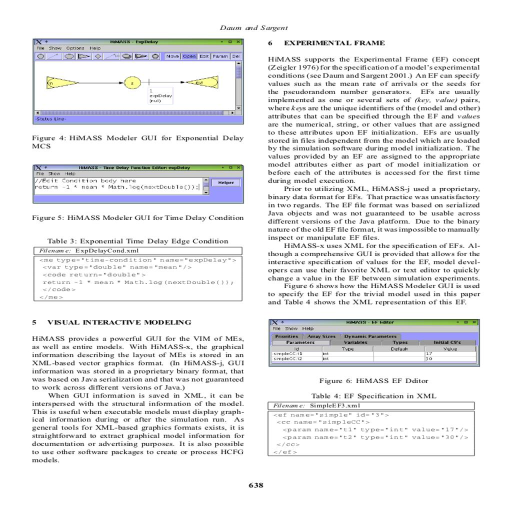
#> input picture Trial/10.1.1.1.2010_5.jpg, 1024 x 1024 px, found by its file name (shown at 1/2 size)
$ jupyter execute --allow-errors EDA-ICDAR_P1.ipynb   (shell and % lines are left out)   (text cells are left out)
#> lines starting #> are read from the running program, lines starting #| are printed output that depends on the picture; pictures that were not available may be replaced by others from this repository, and a replacement may not be noted
[cell 1]
#import libraries

import os
import math
import cv2
import struct
import glob
from tqdm import tqdm
from PIL import Image
import pandas as pd
import numpy as np
import matplotlib.pyplot as plt
import matplotlib.image as mpimg
import seaborn as sns
import xml.etree.ElementTree as ET

[cell 2]
PROCESSED_DATA = './ICDAR/ICDAR_Processed'
IMAGE_PATH = os.path.join(PROCESSED_DATA, 'image')
TABLE_MASK_PATH = os.path.join(PROCESSED_DATA, 'table_mask')
COL_MASK_PATH = os.path.join(PROCESSED_DATA, 'col_mask')
ORIG_DATA_PATH = '.\ICDAR\ICDAR2019_cTDaR/training\TRACKB1\ground_truth'

[cell 3]
os.makedirs(PROCESSED_DATA, exist_ok = True)
os.makedirs(IMAGE_PATH, exist_ok = True)
os.makedirs(TABLE_MASK_PATH, exist_ok = True)
os.makedirs(COL_MASK_PATH, exist_ok = True)

[cell 4]
import xml.etree.ElementTree as ET
#> (the rest of this cell did not finish here and is left out)

[cell 5]
# Function to set a value in the table
def set_value(table, row, col, value):
    table[(row, col)] = value

# Function to get a value from the table
def get_value(table, row, col):
    return table.get((row, col), None)

[cell 6]
import math
# [37 lines left out: function parrange, not called in this run]

[cell 7]
def string_to_points(coord_string):
    points = coord_string.split()
    return [tuple(map(int, point.split(','))) for point in points]

[cell 8]
# [33 lines left out: function getall, not called in this run]

[cell 9]
# [6 lines left out: function customsort, not called in this run]

[cell 10]
# [65 lines left out: function toplot, not called in this run]

[cell 11]
from PIL import Image, ImageDraw

# [4 lines left out: function get_image_dimensions, not called in this run]

[cell 12]
xmls = glob.glob('./ICDAR/ICDAR2019_cTDaR/training/TRACKB1/ground_truth' + '/*.xml')
jpgs = glob.glob('./ICDAR/ICDAR2019_cTDaR/training/TRACKB1/ground_truth' + '/*.jpg')

[cell 13]
xmls

[cell 14]
jpgs

[cell 15]
# Convert a PNG image to JPEG
# [28 lines left out: functions convert_png_to_jpg, convert_tiff_to_jpg, not called in this run]

# Example usage:

# convert_png_to_jpg("image.png", "image.jpg")
# convert_tiff_to_jpg("image.tif", "image.jpg")

[cell 16]
tifs = glob.glob('./ICDAR/ICDAR2019_cTDaR/training/TRACKB1/ground_truth' + '/*.TIFF')
pngs = glob.glob('./ICDAR/ICDAR2019_cTDaR/training/TRACKB1/ground_truth' + '/*.png')

[cell 17]
tifs

[cell 18]
for i in tifs:
    input_path = i
    output_path = input_path.replace('.TIFF', '.jpg')
    convert_tiff_to_jpg(input_path, output_path)
    print(output_path)

[cell 19]
for i in pngs:
    input_path = i
    output_path = input_path.replace('.png', '.jpg')
    convert_png_to_jpg(input_path, output_path)
    print(output_path)

[cell 20]
len(xmls)

[cell 21]
len(jpgs)

[cell 22]
fig = plt.figure(figsize = (10, 5))

x = ['XML', 'JPG']
y = [len(xmls), len(jpgs)]
plt.bar(x, y,width = 0.4)
plt.title('Distribution of Image files and Ground Truth')
plt.show()
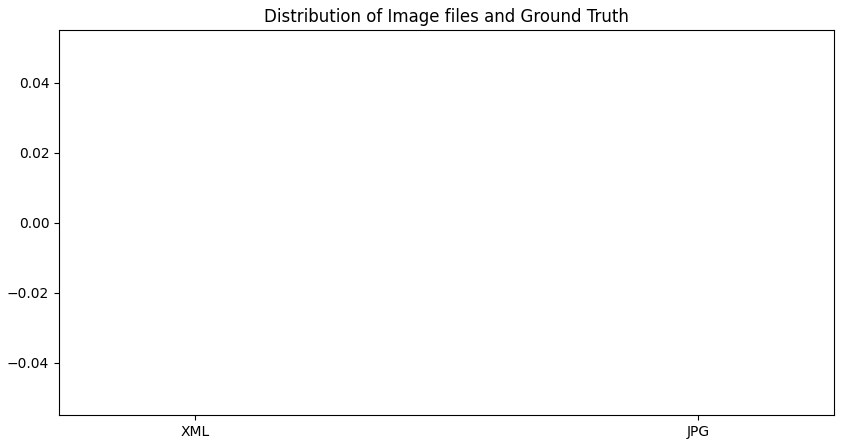
#> figure drawn by matplotlib, 1 panel

[cell 23]
new_h, new_w = 1024, 1024

[cell 24]
# [34 lines left out: functions tableplot, colplot, not called in this run]

[cell 25]
import xml.etree.ElementTree as ET

[cell 26]
processed_data = []

[cell 27]
# processed_data = []

for i, data in enumerate([jpgs]):

    for j, img_path in tqdm(enumerate(data)):
    #    if j > 99:
        image_name = os.path.basename(img_path)
        image = Image.open(img_path)
        w, h = image.size
        #convert to RGB image
        image = image.resize((new_h, new_w))
        if image.mode != 'RGB':
            image = image.convert("RGB")
        # table_bboxes, col_bboxes = [], []

        #get xml filename
        xml_file = image_name.replace('.jpg', '.xml')
        xml_file = xml_file.replace('.JPG', '.xml')
        xml_path = os.path.join(ORIG_DATA_PATH, xml_file)
        # xml_file.replace(" ", "")
        #processing XML
        tree = ET.parse(xml_path)
        root = tree.getroot()
        print(j, xml_file)
        tables, all_points, max_col = getall(root)
        all_points = customsort(all_points)

        crds = toplot(all_points, max_col)
        # print(crds, tables)
        colmask, tablemask = os.path.join(COL_MASK_PATH, image_name), os.path.join(TABLE_MASK_PATH, image_name)
        colplot(crds, img_path, colmask)
        tableplot(tables, img_path, tablemask)
        value = (img_path, tablemask, colmask, h, w, int(tables != 0), \
                len(tables), len(crds), tables, crds)

        processed_data.append(value)
            # print(xml_path, w, h)
        # if j == 100:
            # break

[cell 28]
column_name = ['img_path','table_mask','col_mask','original_height','original_width','hasTable','table_count','col_count','table_bboxes','col_bboxes']
processed_data = pd.DataFrame(processed_data, columns=column_name)

[cell 29]
processed_data.to_csv("processed_data.csv", index = False)

[cell 30]
processed_data.head()

[cell 31]
processed_data = pd.read_csv('processed_data.csv')

[cell 32]
processed_data.head()

[cell 33]
processed_data['hasTable'].value_counts().tolist()

[cell 34]
fig = plt.figure(figsize = (10, 5))

x = ['Neg Samples', 'Pos Samples']
data = processed_data['hasTable'].value_counts().tolist()
#> (the rest of this cell did not finish here and is left out)

[cell 35]
processed_data[(processed_data['table_count']==0)]

[cell 36]
processed_data[(processed_data['hasTable']==1) & (processed_data['col_count']==0)]

[cell 37]
plt.figure(figsize = (20,10))
image = plt.imread('marmot_processed/image/10.1.1.1.2010_5.jpg')
#> image is the input picture: shape (1024, 1024, 3); mean R, G, B 233.6, 234.1, 235.5
plt.imshow(image)
plt.title('Table with No columns')
plt.show()

[cell 38]
plt.figure(figsize = (20,10))
image = plt.imread('marmot_processed/image/10.1.1.1.2107_9.jpg')
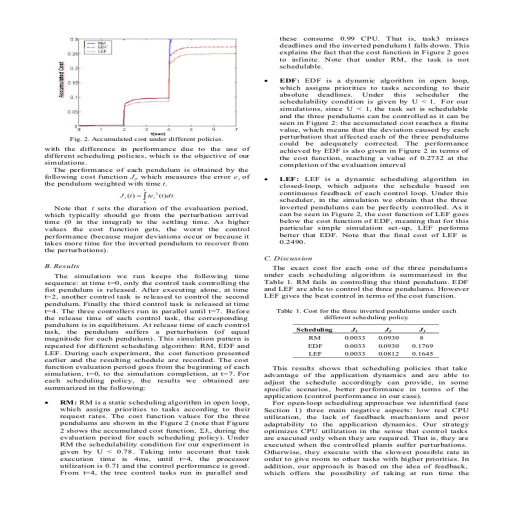
#> input picture Trial/10.1.1.1.2006_3.jpg, 1024 x 1024 px, given in place of 10.1.1.1.2107_9.jpg, which was not available (shown at 1/2 size)
#> image is the input picture: shape (1024, 1024, 3); mean R, G, B 237.9, 237.8, 237.8
plt.imshow(image)
plt.title('Table with No columns')
plt.show()

[cell 39]
plt.figure(figsize = (20,10))
image = plt.imread('marmot_processed/image/10.1.1.160.669_3.jpg')
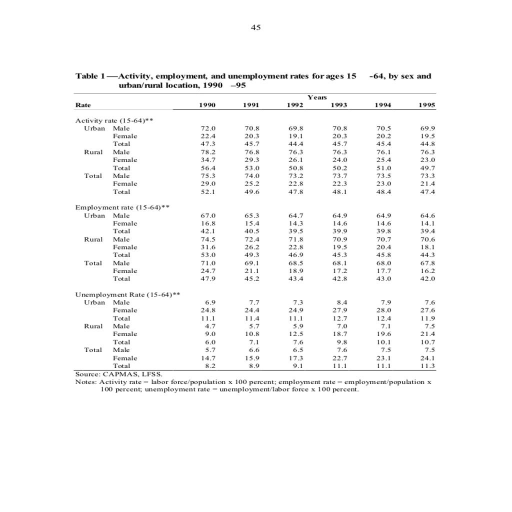
#> input picture Trial/10.1.1.1.2013_63.jpg, 1024 x 1024 px, given in place of 10.1.1.160.669_3.jpg, which was not available (shown at 1/2 size)
#> image is the input picture: shape (1024, 1024, 3); min 0, max 255, mean 249.5
plt.imshow(image)
plt.title('Table with No columns')
plt.show()

[cell 40]
plt.figure(figsize = (20,10))
image = plt.imread('marmot_processed/image/10.1.1.7.2174_3.jpg')
plt.imshow(image)
plt.title('Table with No columns')
plt.show()

[cell 41]
plt.figure(figsize = (20,10))
#> (the rest of this cell did not finish here and is left out)

#> (a cell that did not finish here is left out)

[cell 43]
sns.kdeplot(processed_data['original_height'], color='b', fill=True)

plt.xlabel('Height')
plt.ylabel('Probability Density')
plt.show()

#> (a cell that did not finish here is left out)

[cell 45]
sns.kdeplot(processed_data['original_width'], color='b', fill=True)

plt.xlabel('Width')
plt.ylabel('Probability Density')
plt.show()

#> (a cell that did not finish here is left out)

#> (a cell that did not finish here is left out)

[cell 48]
import json

[cell 49]
heights = []
widths = []
for boxes in processed_data[processed_data['hasTable']==1]['table_bboxes']:
    # boxes = [json.loads('[' + boxes.strip('][').strip(',') + ']')]
    print(boxes)
# [5 lines of commented-out code are left out]

#> (a cell that did not finish here is left out)

[cell 51]
sns.histplot(heights, color='b', Label='Table Height')

plt.xlabel('Table Height')
plt.ylabel('Counts')
plt.show()

[cell 52]
sns.kdeplot(heights, color='b', shade=True, Label='Table Height')

plt.xlabel('Table Height')
plt.ylabel('Probability Density')
plt.show()

[cell 53]
sns.histplot(widths, color='b', Label='Table Width')

plt.xlabel('Table Width')
plt.ylabel('Counts')
plt.show()

[cell 54]
sns.kdeplot(widths, color='b', shade=True, Label='Table Width')

plt.xlabel('Table Width')
plt.ylabel('Probability Density')
plt.show()

[cell 55]
col_heights = []
col_widths = []
for boxes in processed_data[processed_data['hasTable']==1]['col_bboxes']:
    for box in boxes:
        col_heights.append(box[3]-box[1])
        col_widths.append(box[2]-box[0])
